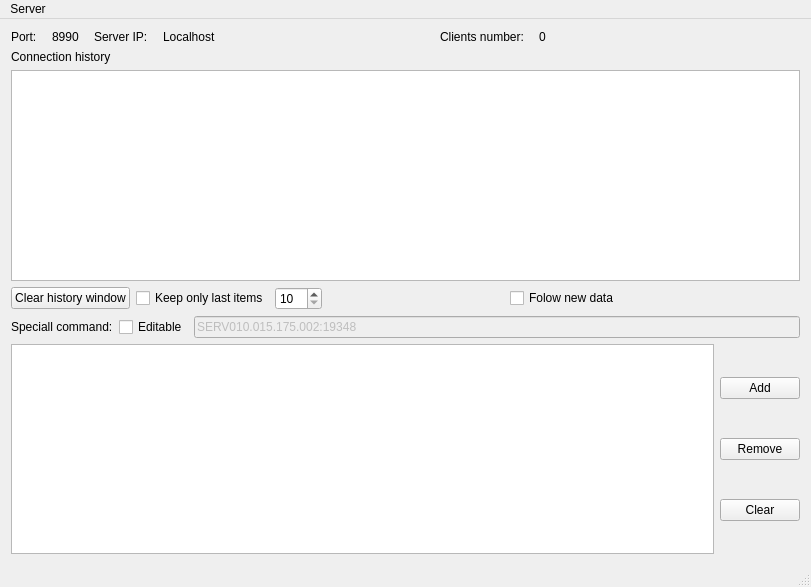
<?xml version="1.0" encoding="UTF-8"?>
<ui version="4.0">
 <class>MainWindow</class>
 <widget class="QMainWindow" name="MainWindow">
  <property name="geometry">
   <rect>
    <x>0</x>
    <y>0</y>
    <width>811</width>
    <height>587</height>
   </rect>
  </property>
  <property name="windowTitle">
   <string>Buoy requester TCP/IP server</string>
  </property>
  <property name="documentMode">
   <bool>false</bool>
  </property>
  <widget class="QWidget" name="centralWidget">
   <layout class="QVBoxLayout" name="verticalLayout_2">
    <item>
     <layout class="QHBoxLayout" name="horizontalLayout_server">
      <property name="spacing">
       <number>15</number>
      </property>
      <item>
       <widget class="QLabel" name="label_1">
        <property name="sizePolicy">
         <sizepolicy hsizetype="Maximum" vsizetype="Maximum">
          <horstretch>0</horstretch>
          <verstretch>0</verstretch>
         </sizepolicy>
        </property>
        <property name="text">
         <string>Port:</string>
        </property>
       </widget>
      </item>
      <item>
       <widget class="QLabel" name="label_Serverport">
        <property name="sizePolicy">
         <sizepolicy hsizetype="Maximum" vsizetype="Maximum">
          <horstretch>0</horstretch>
          <verstretch>0</verstretch>
         </sizepolicy>
        </property>
        <property name="text">
         <string>8990</string>
        </property>
       </widget>
      </item>
      <item>
       <widget class="QLabel" name="label_2">
        <property name="sizePolicy">
         <sizepolicy hsizetype="Maximum" vsizetype="Maximum">
          <horstretch>0</horstretch>
          <verstretch>0</verstretch>
         </sizepolicy>
        </property>
        <property name="text">
         <string>Server IP:</string>
        </property>
       </widget>
      </item>
      <item>
       <widget class="QLabel" name="label_serverIp">
        <property name="sizePolicy">
         <sizepolicy hsizetype="Preferred" vsizetype="Maximum">
          <horstretch>0</horstretch>
          <verstretch>0</verstretch>
         </sizepolicy>
        </property>
        <property name="text">
         <string>Localhost</string>
        </property>
       </widget>
      </item>
      <item>
       <widget class="QLabel" name="label">
        <property name="sizePolicy">
         <sizepolicy hsizetype="Maximum" vsizetype="Preferred">
          <horstretch>0</horstretch>
          <verstretch>0</verstretch>
         </sizepolicy>
        </property>
        <property name="text">
         <string>Clients number:</string>
        </property>
        <property name="scaledContents">
         <bool>false</bool>
        </property>
       </widget>
      </item>
      <item>
       <widget class="QLabel" name="label_clientsNum">
        <property name="text">
         <string>0</string>
        </property>
       </widget>
      </item>
     </layout>
    </item>
    <item>
     <widget class="QLabel" name="label_history">
      <property name="sizePolicy">
       <sizepolicy hsizetype="Maximum" vsizetype="Maximum">
        <horstretch>0</horstretch>
        <verstretch>0</verstretch>
       </sizepolicy>
      </property>
      <property name="text">
       <string>Connection history</string>
      </property>
     </widget>
    </item>
    <item>
     <widget class="QTableView" name="tableView_history"/>
    </item>
    <item>
     <layout class="QHBoxLayout" name="horizontalLayout_2">
      <item>
       <widget class="QPushButton" name="pushButton_clear_history">
        <property name="text">
         <string>Clear history window</string>
        </property>
       </widget>
      </item>
      <item>
       <widget class="QCheckBox" name="checkBox_historyClipping">
        <property name="text">
         <string>Keep only last items</string>
        </property>
       </widget>
      </item>
      <item>
       <widget class="QSpinBox" name="spinBox_historySize">
        <property name="sizePolicy">
         <sizepolicy hsizetype="Maximum" vsizetype="Maximum">
          <horstretch>0</horstretch>
          <verstretch>0</verstretch>
         </sizepolicy>
        </property>
        <property name="minimumSize">
         <size>
          <width>0</width>
          <height>0</height>
         </size>
        </property>
        <property name="minimum">
         <number>10</number>
        </property>
        <property name="maximum">
         <number>100</number>
        </property>
        <property name="value">
         <number>10</number>
        </property>
       </widget>
      </item>
      <item>
       <spacer name="horizontalSpacer_3">
        <property name="orientation">
         <enum>Qt::Horizontal</enum>
        </property>
        <property name="sizeHint" stdset="0">
         <size>
          <width>40</width>
          <height>20</height>
         </size>
        </property>
       </spacer>
      </item>
      <item>
       <widget class="QCheckBox" name="checkBox_folow">
        <property name="text">
         <string>Folow new data</string>
        </property>
       </widget>
      </item>
      <item>
       <spacer name="horizontalSpacer_2">
        <property name="orientation">
         <enum>Qt::Horizontal</enum>
        </property>
        <property name="sizeHint" stdset="0">
         <size>
          <width>40</width>
          <height>20</height>
         </size>
        </property>
       </spacer>
      </item>
     </layout>
    </item>
    <item>
     <layout class="QHBoxLayout" name="horizontalLayout_specialCommands">
      <item>
       <widget class="QLabel" name="label_specialCommands">
        <property name="sizePolicy">
         <sizepolicy hsizetype="Maximum" vsizetype="Maximum">
          <horstretch>0</horstretch>
          <verstretch>0</verstretch>
         </sizepolicy>
        </property>
        <property name="text">
         <string>Speciall command:</string>
        </property>
       </widget>
      </item>
      <item>
       <widget class="QCheckBox" name="checkBox_editable">
        <property name="enabled">
         <bool>true</bool>
        </property>
        <property name="text">
         <string>Editable</string>
        </property>
       </widget>
      </item>
      <item>
       <widget class="QLineEdit" name="lineEdit_specialCommands">
        <property name="enabled">
         <bool>false</bool>
        </property>
        <property name="text">
         <string>SERV010.015.175.002:19348</string>
        </property>
       </widget>
      </item>
     </layout>
    </item>
    <item>
     <layout class="QHBoxLayout" name="horizontalLayout">
      <item>
       <widget class="QListView" name="listView_specialCommands">
        <property name="maximumSize">
         <size>
          <width>16777215</width>
          <height>250</height>
         </size>
        </property>
       </widget>
      </item>
      <item>
       <layout class="QVBoxLayout" name="verticalLayout">
        <item>
         <widget class="QPushButton" name="pushButton_add">
          <property name="text">
           <string>Add</string>
          </property>
         </widget>
        </item>
        <item>
         <widget class="QPushButton" name="pushButton_remove">
          <property name="text">
           <string>Remove</string>
          </property>
         </widget>
        </item>
        <item>
         <widget class="QPushButton" name="pushButton_clear">
          <property name="text">
           <string>Clear</string>
          </property>
         </widget>
        </item>
       </layout>
      </item>
     </layout>
    </item>
   </layout>
  </widget>
  <widget class="QMenuBar" name="menuBar">
   <property name="geometry">
    <rect>
     <x>0</x>
     <y>0</y>
     <width>811</width>
     <height>26</height>
    </rect>
   </property>
   <widget class="QMenu" name="menuServer">
    <property name="title">
     <string>Server</string>
    </property>
    <addaction name="actionStart"/>
    <addaction name="separator"/>
    <addaction name="actionExit"/>
   </widget>
   <addaction name="menuServer"/>
  </widget>
  <widget class="QStatusBar" name="statusBar"/>
  <action name="actionExit">
   <property name="text">
    <string>Exit</string>
   </property>
  </action>
  <action name="actionStart">
   <property name="checkable">
    <bool>true</bool>
   </property>
   <property name="text">
    <string>Start</string>
   </property>
  </action>
 </widget>
 <layoutdefault spacing="6" margin="11"/>
 <resources/>
 <connections>
  <connection>
   <sender>checkBox_editable</sender>
   <signal>toggled(bool)</signal>
   <receiver>lineEdit_specialCommands</receiver>
   <slot>setEnabled(bool)</slot>
   <hints>
    <hint type="sourcelabel">
     <x>182</x>
     <y>319</y>
    </hint>
    <hint type="destinationlabel">
     <x>223</x>
     <y>324</y>
    </hint>
   </hints>
  </connection>
  <connection>
   <sender>actionExit</sender>
   <signal>triggered()</signal>
   <receiver>MainWindow</receiver>
   <slot>close()</slot>
   <hints>
    <hint type="sourcelabel">
     <x>-1</x>
     <y>-1</y>
    </hint>
    <hint type="destinationlabel">
     <x>417</x>
     <y>290</y>
    </hint>
   </hints>
  </connection>
 </connections>
</ui>
